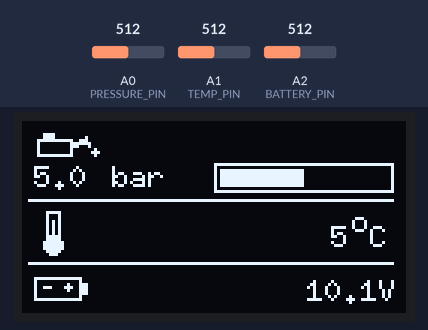
Recording of a sketch running on a simulated Arduino Nano, built with avr-gcc and run on an emulated ATmega328P. Parts: 128×64 one-colour display. Inputs (shaded band) come from the test bench; at power-on: A1 (TEMP_PIN) = 512, A0 (PRESSURE_PIN) = 512, A2 (BATTERY_PIN) = 512. What the sketch prints to the serial monitor is not drawn.

Above: at 1.2 s.
1.3 s: A1 (TEMP_PIN) set to 14
At 2.6 s:
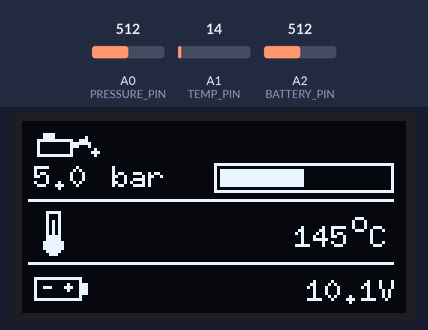
3.4 s: A1 (TEMP_PIN) set to 10
At 4.2 s:
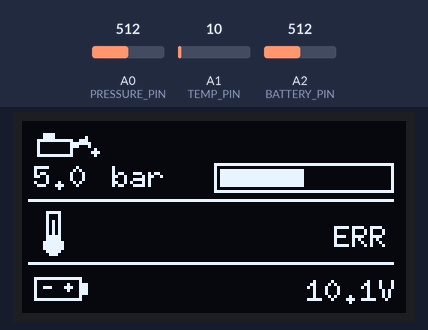
5.1 s: A0 (PRESSURE_PIN) set to 716
At 5.8 s:
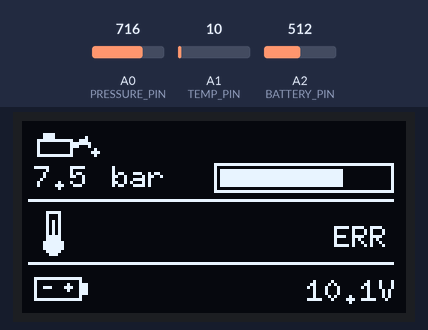
6.8 s: A2 (BATTERY_PIN) set to 716
At 8.3 s:
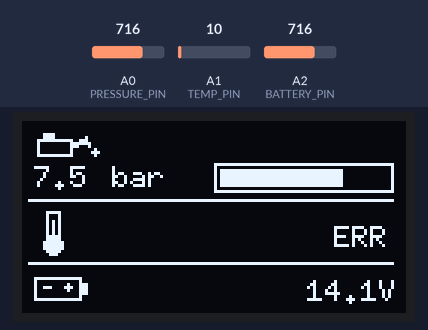
8.9 s: A0 (PRESSURE_PIN) set to 900
At 10.7 s:
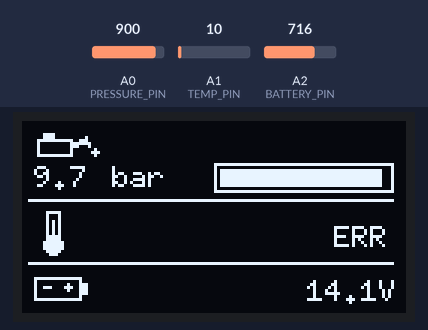
11.0 s: A2 (BATTERY_PIN) set to 900
At 12.2 s:
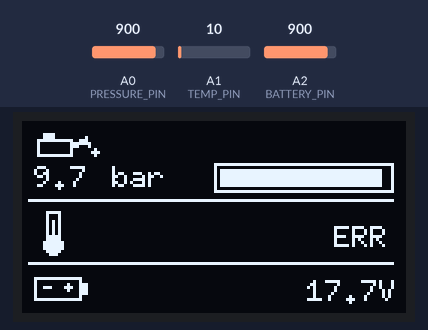
Timing chart, 0 to 14.0 s (numbered marks = the images above; inputs shaded):
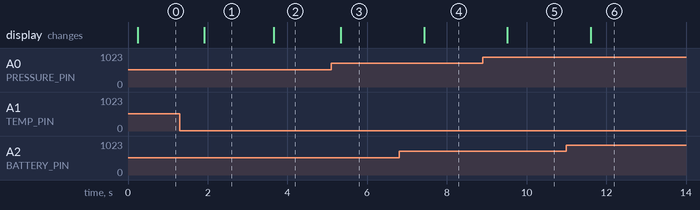

The sketch:

Arduino_oled.ino
```cpp
//Oled Oil Pressure and Temperature Gauge with arduino nano
//Hannes Sild


#include <Arduino.h>
#include <Wire.h>
#include <U8g2lib.h>
#include <avr/pgmspace.h>
#include <math.h>

// =====================================
// OLED SH1106 128x64
// Väike ekraanipuhver - SRAM saastmine
// =====================================

U8G2_SH1106_128X64_NONAME_1_HW_I2C oled(
  U8G2_R0, U8X8_PIN_NONE
);

// =====================================
// SISENDID
// =====================================

const byte PRESSURE_PIN = A0;
const byte TEMP_PIN = A1;
const byte BATTERY_PIN = A2;

// =====================================
// SEADISTUSED
// =====================================

const float VREF = 5.0;

const float R_TOP = 100000.0;
const float R_BOTTOM = 33000.0;
const float R_PULLUP = 4700.0;

// =====================================
// BOSCH PST-F 1 NTC TABEL
// PROGMEM - ei kasuta SRAM-i
// =====================================

const int TEMP_COUNT = 20;

const float tempC[] PROGMEM = {
  -40, -30, -20, -10, 0,
  10, 20, 30, 40, 50,
  60, 70, 80, 90, 100,
  110, 120, 130, 140, 150
};

const float tempOhm[] PROGMEM = {
  44864, 25524, 15067, 9195, 5784,
  3740, 2480, 1683, 1167, 824,
  594, 434.9, 323.4, 244, 186.6,
  144.5, 113.3, 89.9, 71.9, 58.1
};

// =====================================
// ADC KESKMISTAMINE
// =====================================

float readADC(byte pin) {
  analogRead(pin);

  long sum = 0;

  for (byte i = 0; i < 16; i++) {
    sum += analogRead(pin);
  }

  return sum / 16.0;
}

// =====================================
// OLIROHK 0-10 BAR
// =====================================

float readPressure() {
  float adc = readADC(PRESSURE_PIN);

  float pressure =
    ((adc / 1023.0) - 0.1) * 12.5;

  return constrain(pressure, 0.0, 10.0);
}

// =====================================
// OLITEMPERATUUR
// =====================================

float readTemperature() {
  float adc = readADC(TEMP_PIN);

  if (adc <= 0 || adc >= 1023) {
    return NAN;
  }

  float resistance =
    R_PULLUP * adc / (1023.0 - adc);

  float maxR = pgm_read_float(&tempOhm[0]);
  float minR = pgm_read_float(&tempOhm[TEMP_COUNT - 1]);

  if (resistance > maxR || resistance < minR) {
    return NAN;
  }

  for (int i = 0; i < TEMP_COUNT - 1; i++) {

    float r1 = pgm_read_float(&tempOhm[i]);
    float r2 = pgm_read_float(&tempOhm[i + 1]);

    if (resistance <= r1 && resistance >= r2) {

      float t1 = pgm_read_float(&tempC[i]);
      float t2 = pgm_read_float(&tempC[i + 1]);

      float k = (resistance - r1) / (r2 - r1);

      return t1 + k * (t2 - t1);
    }
  }

  return NAN;
}

// =====================================
// AKU PINGE
// =====================================

float readBattery() {
  float adc = readADC(BATTERY_PIN);

  float voltage = adc * VREF / 1023.0;

  return voltage *
         (R_TOP + R_BOTTOM) / R_BOTTOM;
}

// =====================================
// TERMOMEETRI IKOON
// =====================================

// =====================================
// ÕLIKANNU IKOON
// =====================================
void drawOilCanIcon(int x, int y) {

  // Korpus - tehtud õhemaks
  oled.drawFrame(x + 2, y + 5, 12, 6);

  // Kork
  oled.drawBox(x + 4, y + 3, 4, 2);

  // Tila
  oled.drawLine(x + 14, y + 6, x + 18, y + 4);
  oled.drawLine(x + 14, y + 7, x + 18, y + 5);
  oled.drawLine(x + 18, y + 4, x + 19, y + 6);
  oled.drawLine(x + 18, y + 5, x + 19, y + 7);

  // Õlitilk
  oled.drawPixel(x + 21, y + 8);
  oled.drawPixel(x + 20, y + 9);
  oled.drawPixel(x + 21, y + 9);
  oled.drawPixel(x + 22, y + 9);
  oled.drawPixel(x + 21, y + 10);
}
// =====================================
// TERMOMEETRI IKOON
// =====================================
void drawThermometerIcon(int x, int y) {
  oled.drawFrame(x + 3, y, 5, 10);
  oled.drawDisc(x + 5, y + 11, 3);
  oled.drawVLine(x + 5, y + 3, 6);
}

// =====================================
// AKU IKOON
// =====================================
void drawBatteryIcon(int x, int y) {
  // välisraam
  oled.drawFrame(x, y + 2, 16, 8);

  // aku klemm
  oled.drawBox(x + 16, y + 4, 2, 4);

  // miinus
  oled.drawBox(x + 3, y + 5, 3, 1);

  // pluss
  oled.drawBox(x + 10, y + 5, 3, 1);
  oled.drawBox(x + 11, y + 4, 1, 3);
}
// =====================================
// EKRAANI JOONISTAMINE
// =====================================


void drawDisplay(float pressure,
                 float temperature,
                 float battery) {

  char buffer[16];

  oled.setFont(u8g2_font_6x10_tf);

  // ==============================
  // RIDA 1 - ÕLIRÕHK
  // ==============================
  drawOilCanIcon(3, 1);

  dtostrf(pressure, 3, 1, buffer);
  oled.drawStr(4, 22, buffer);
  oled.drawStr(30, 22, "bar");

  // Rõhuriba
  oled.drawFrame(64, 14, 60, 10);

  int fill = constrain((int)(pressure * 5.6), 0, 56);
  if (fill > 0) {
    oled.drawBox(66, 16, fill, 6);
  }

  // eraldusjoon
  oled.drawHLine(2, 26, 122);

  // ==============================
  // RIDA 2 - ÕLITEMPERATUUR
  // ==============================
  drawThermometerIcon(5, 30);

  if (isnan(temperature)) {
    oled.drawStr(104, 42, "ERR");
  } else {
    snprintf(buffer, sizeof(buffer), "%d", (int)round(temperature));

    int x = 108 - oled.getStrWidth(buffer);
    oled.drawStr(x, 42, buffer);

    // kraadimärk + C
    oled.drawCircle(112, 34, 2);
    oled.drawStr(116, 42, "C");
  }

  // eraldusjoon
  oled.drawHLine(2, 47, 122);

  // ==============================
  // RIDA 3 - AKU PINGE
  // ==============================
  drawBatteryIcon(4, 50);

  dtostrf(battery, 4, 1, buffer);
  strcat(buffer, "V");

  int x = 124 - oled.getStrWidth(buffer);
  oled.drawStr(x, 60, buffer);
}
// =====================================
// SETUP
// =====================================

void setup() {
  analogReference(DEFAULT);

  Wire.begin();
  Wire.setClock(100000);

  oled.begin();
  oled.setContrast(200);

  Serial.begin(9600);
}

// =====================================
// LOOP
// =====================================

void loop() {

  float pressure = readPressure();
  float temperature = readTemperature();
  float battery = readBattery();

  // U8g2 lehekulgede kaupa joonistamine
  oled.firstPage();

  do {
    drawDisplay(pressure, temperature, battery);
  } while (oled.nextPage());

  // Serial Monitor
  Serial.print(F("Pressure: "));
  Serial.print(pressure, 2);

  Serial.print(F(" bar | Temperature: "));
  Serial.print(temperature, 1);

  Serial.print(F(" C | Battery: "));
  Serial.println(battery, 2);

  delay(200);
}
```

Measured:
- the behaviour switches between 13 and 12 on A1 (TEMP_PIN) (found by bisection; images 1 and 2)
- after the input at 1.3 s, the display: changes after 0.62 s (image 1)
- after the input at 3.4 s, the display: changes after 0.26 s (image 2)
- after the input at 5.1 s, the display: changes after 0.23 s (image 3)
- after the input at 6.8 s, the display: changes after 0.63 s (image 4)
- after the input at 8.9 s, the display: changes after 0.62 s (image 5)
- after the input at 11.0 s, the display: changes after 0.61 s (image 6)
